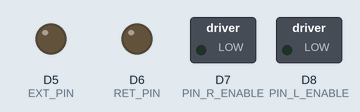
The program below on a simulated Arduino Uno R4 Minima. Shown: switched loads named in the program (green lamp = pin HIGH), output pins drawn as LEDs (lit = HIGH).

Above: at 0.05 s.
At 2.15 s:
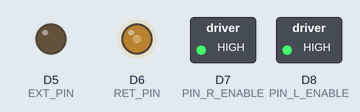
Timing chart, 0 to 5.0 s (numbered marks = the images above):
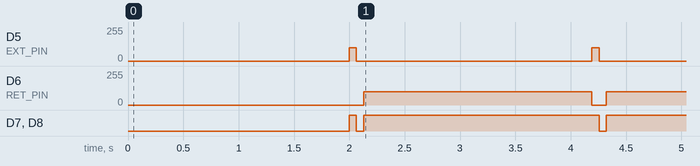

The program:

main.cpp
```cpp
#include <Arduino.h>

uint8_t EXT_PIN = 5; //PWM pin to extend the actuator
uint8_t RET_PIN = 6; //PWm pin to retract the actuator
uint8_t PIN_R_ENABLE  = 7;   // enable R side (on the motor driver)
uint8_t PIN_L_ENABLE  = 8;   // enable L side (on the motor driver)

const uint8_t PWM_SPEED = 100; //The speed at which the actuator are moving
const uint8_t DELAY_TIME = 8000;

void setup() {

  pinMode(EXT_PIN, OUTPUT);
  pinMode(RET_PIN, OUTPUT);

  pinMode(PIN_R_ENABLE,OUTPUT);
  pinMode(PIN_L_ENABLE,OUTPUT);

}

void loop() {
  delay(2000);
  Extend();
  delay(DELAY_TIME);
  Stop();
  delay(DELAY_TIME);
  Retract();
  delay(DELAY_TIME);

}

void Extend() {
  //Enable movement
  digitalWrite(PIN_R_ENABLE, HIGH);
  digitalWrite(PIN_L_ENABLE, HIGH);

  //Extend actuator
  analogWrite(EXT_PIN, PWM_SPEED);
  analogWrite(RET_PIN, 0);
}

void Retract() {
  //Enable movement
  digitalWrite(PIN_R_ENABLE, HIGH);
  digitalWrite(PIN_L_ENABLE, HIGH);

  //Retract actuator
  analogWrite(EXT_PIN, 0);
  analogWrite(RET_PIN, PWM_SPEED);
}

void Stop() {
  //Disable movement
  digitalWrite(PIN_R_ENABLE, LOW);
  digitalWrite(PIN_L_ENABLE, LOW);

  //Stop actuator
  analogWrite(EXT_PIN, 0);
  analogWrite(RET_PIN, 0);
}
```

Measured:
- by itself, D5 (EXT_PIN): alternates 100/255 for 0.06 s and 0/255 for 2.1 s
- by itself, D6 (RET_PIN): alternates 100/255 for 2.1 s and 0/255 for 0.13 s
- by itself, D7 (PIN_R_ENABLE), D8 (PIN_L_ENABLE): repeats every 2.2 s: LOW 0.06 s, HIGH 2.1 s
